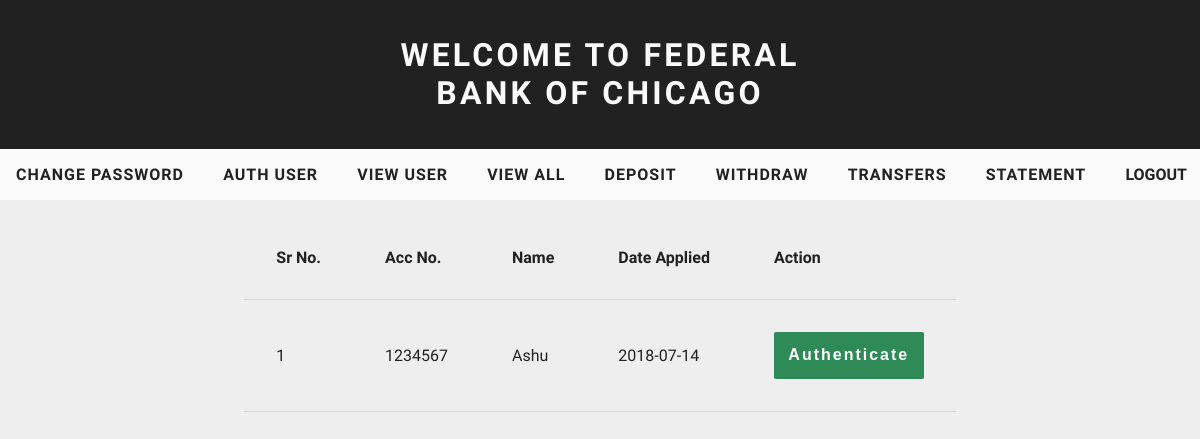
The app's page /authenticate.php (signed in) with its own data.
### tables this page shows
CREATE TABLE IF NOT EXISTS `Users` (
  `Customer_id` char(12) NOT NULL,
  `Account_number` char(12) NOT NULL,
  `Password` varchar(30) NOT NULL,
  `Name` varchar(30) NOT NULL,
  `Fathers_name` varchar(30) NOT NULL,
  `Balance` double NOT NULL DEFAULT '0',
  `Gender` char(10) NOT NULL,
  `Date_of_birth` date NOT NULL,
  `Email` varchar(30) DEFAULT NULL,
  `Phone` varchar(15) NOT NULL,
  `Aadhar_number` varchar(15) DEFAULT NULL,
  `Address` varchar(255) DEFAULT NULL,
  `Photo` varchar(30) NOT NULL,
  `Status` varchar(15) NOT NULL,
  `Date` timestamp NOT NULL DEFAULT CURRENT_TIMESTAMP ON UPDATE CURRENT_TIMESTAMP,
  PRIMARY KEY (`Customer_id`),
  UNIQUE KEY `Account_number` (`Account_number`,`Aadhar_number`,`Address`)
);

### authenticate.php (the view, shortened to what this page needs)
<?php
require_once("connect.php");
$i=0;
if(!empty($_SESSION["Username"])){
    include "static/adminnav.php" ;
      $res2 =mysqli_query($connection , "SELECT * FROM Users WHERE Status='Pending'");
      $row =mysqli_num_rows($res2);
      if($row>0){
?>
      <div class="res-tb">
      <table class="table1">
        <tr>
          <th>Sr No.</th>
          <th>Acc No.</th>
          <th>Name</th>
          <th>Date applied</th>
          <th>Action</th>
        </tr>
<?php
        while($result =mysqli_fetch_array($res2)){
          $a = $result["Account_number"];
          $b = $result["Name"];
          $c =$result["Date"];
            ++$i;
            $c =substr($c,0,10);
          echo" <tr>
                  <form method='post' action=''> <input type='hidden' name ='t1' value=$a>
                  <td>$i</td>
                  <td>$a</td>
                  <td>$b</td>
                  <td>$c</td>
                  <td><input type='submit' class='simplebutton' value='Authenticate' name='Authenticate'></td>
                  </form>
                </tr>";
         }
         echo "</table> </div>";
   }else{
     echo "<div class='err_msg'>No Users </div>";
   }
}
else
{
  include "static/header.html";
  echo "<div class='err_msg'>Unauthorize access !! You can not Access this page Directly</div>";
}
?>

### static/app.css (style rules this page uses)
html { position: relative; min-height: 100%; min-width: 100%; }
.simplebutton { cursor: pointer; text-align: center; padding: .9em; letter-spacing: 2px; color: #fff; font-size: 1em; border: none; border-radius: 2%; font-weight: bold; background-color: #2E8B57; }
table { margin: 1em ; display:inline-flex; border-collapse: collapse; }
th,td { padding: .5em; }
th { font-size: 1em; text-align: justify; }
td { font-size: 1em; text-align: left; }
.table1 th, .table1 td { border-bottom: 1px solid rgba(0,0,0,0.1); padding: 2em; }
.res-tb { overflow: auto; white-space: nowrap; }

### records on screen
users: Account_number "1234567", Name "Ashu", Date "2018-07-14"
